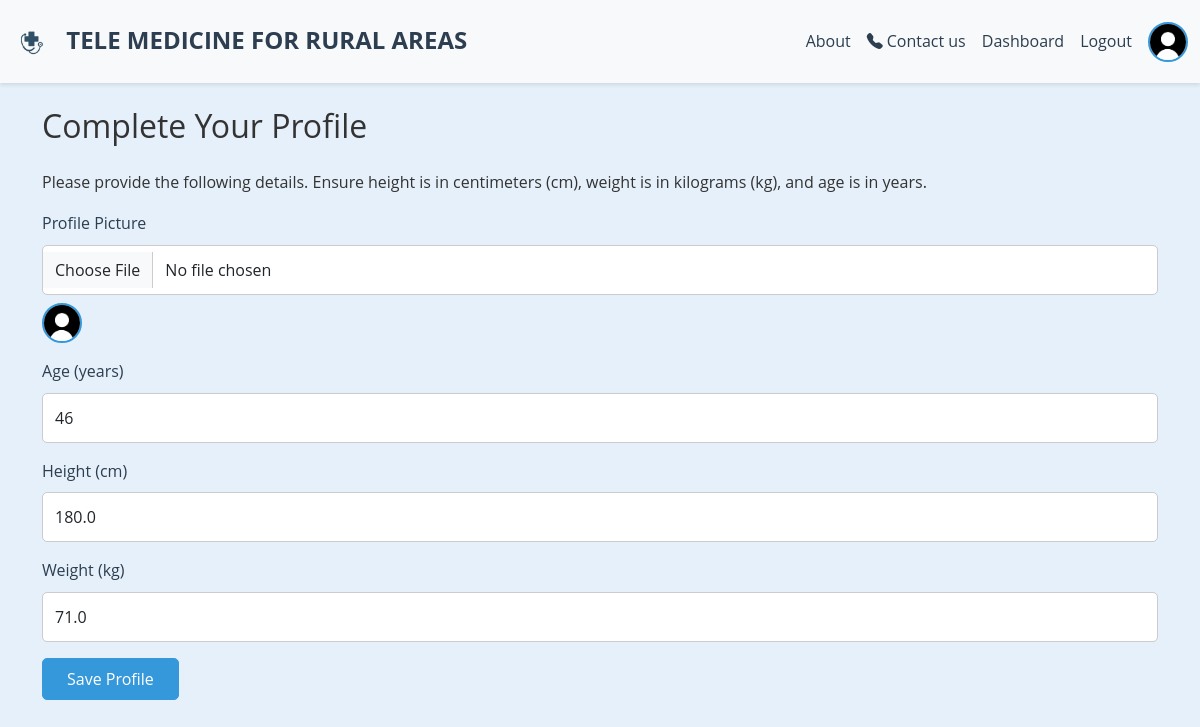
Screenshot of /doctor/complete-profile/ (signed in) with the database file from the repository.
### core/models.py (models this page shows, shortened)
class DoctorProfile(models.Model):
    user = models.OneToOneField(User, on_delete=models.CASCADE, related_name='doctor_profile', limit_choices_to={'user_type': 'doctor'})
    profile_picture = models.ImageField(upload_to='profile_pics/', null=True, blank=True)
    age = models.IntegerField(null=True, blank=True)
    height = models.FloatField(null=True, blank=True)  # in cm
    weight = models.FloatField(null=True, blank=True)  # in kg

### core/views.py (the view)
# urls.py: path('doctor/complete-profile/', views.complete_doctor_profile, name='complete_doctor_profile'),
@login_required
def complete_doctor_profile(request):
    try:
        profile = request.user.doctor_profile
    except DoctorProfile.DoesNotExist:
        profile = DoctorProfile(user=request.user)
    if request.method == 'POST':
        form = DoctorProfileForm(request.POST, request.FILES, instance=profile)
        if 'remove_profile_picture' in request.POST:
            profile.profile_picture = None
            profile.save()
            messages.success(request, 'Profile picture removed successfully.')
            form = DoctorProfileForm(instance=profile)
        else:
            logger.debug(f"Form data: {request.POST}, Files: {request.FILES}")
            if form.is_valid():
                form.save()
                messages.success(request, 'Profile completed successfully.')
                logger.debug("Form saved, redirecting to doctor_dashboard")
                return redirect('doctor_dashboard')
            else:
                logger.error(f"Form errors: {form.errors}")
                messages.error(request, 'Please correct the errors below.')
    else:
        form = DoctorProfileForm(instance=profile)
    return render(request, 'doctor/complete_profile.html', {'form': form, 'is_dashboard': False})

### core/forms.py (shortened to what this page needs)
class DoctorProfileForm(forms.ModelForm):
    class Meta:
        model = DoctorProfile
        fields = ['profile_picture', 'age', 'height', 'weight']
        widgets = {
            'age': forms.NumberInput(attrs={'class': 'form-control'}),
            'height': forms.NumberInput(attrs={'class': 'form-control'}),
            'weight': forms.NumberInput(attrs={'class': 'form-control'}),
            'profile_picture': forms.FileInput(attrs={'class': 'form-control'}),
        }

### core/templates/doctor/complete_profile.html (shortened to what this page needs)
{% extends "layout.html" %}
{% load static %}
{% block content %}
<div class="container py-4">
    <h2 class="mb-4">Complete Your Profile</h2>
    <p>Please provide the following details. Ensure height is in centimeters (cm), weight is in kilograms (kg), and age is in years.</p>
    <form method="POST" enctype="multipart/form-data">
        <div class="mb-3">
            <label for="{{ form.profile_picture.id_for_label }}" class="form-label">Profile Picture</label>
            {{ form.profile_picture }}
            {% if form.instance.profile_picture %}
                <div class="mt-2">
                    <img src="{{ form.instance.profile_picture.url }}" class="profile-pic" alt="Current Profile Picture">
                    <button type="submit" name="remove_profile_picture" value="1" class="btn btn-danger btn-sm mt-2">Remove</button>
                </div>
            {% else %}
                <div class="mt-2">
                    <img src="{% static 'images/default_profile.png' %}" class="profile-pic" alt="Default Profile Picture">
                </div>
            {% endif %}
        </div>
        <div class="mb-3">
            <label for="{{ form.age.id_for_label }}" class="form-label">Age (years)</label>
            {{ form.age }}
        </div>
        <div class="mb-3">
            <label for="{{ form.height.id_for_label }}" class="form-label">Height (cm)</label>
            {{ form.height }}
        </div>
        <div class="mb-3">
            <label for="{{ form.weight.id_for_label }}" class="form-label">Weight (kg)</label>
            {{ form.weight }}
        </div>
        <button type="submit" class="btn btn-primary">Save Profile</button>
    </form>
</div>
{% endblock %}

### core/static/css/styles.css (style rules this page uses)
body { font-family: 'Open Sans', sans-serif; background-color: #e6f0fa; color: #333; line-height: 1.6; }
.profile-pic { width: 40px; height: 40px; border-radius: 50%; object-fit: cover; border: 2px solid #3498db; }
.btn-primary { background-color: #3498db; border-color: #3498db; border-radius: 5px; padding: 0.5rem 1.5rem; font-weight: 500; transition: background-color 0.3s ease; }
.form-label { font-weight: 500; color: #2c3e50; }
.form-control { border-radius: 5px; border: 1px solid #ccc; padding: 0.75rem; font-size: 1rem; }

### rows the page displays
DoctorProfile: age "46", height "180.0", weight "71.0"
